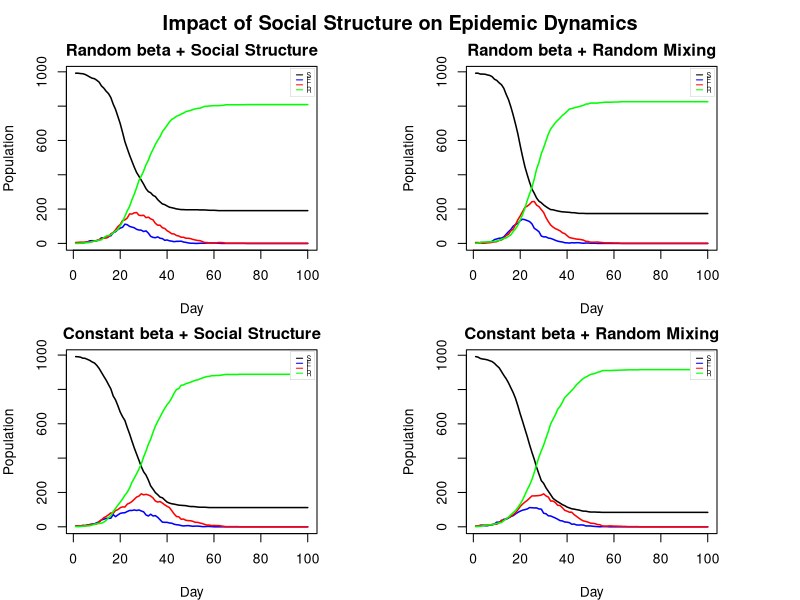

Source code (R):
## Assignment 2 
## Team Members: YUE TANG S2737479; ZIGE FANG S2797028; DANNI ZHOU S286981

## GROUP COLLABORATION STATEMENT

## This SEIR model with social structure implementation was collaboratively
## developed by a team of three members. Below is the breakdown of individual
## contributions to this project:
##
## Team Member 1: YUE TANG
## - Primary responsibility: Core SEIR model implementation (nseir function)
## - Key contributions:
##   * Implemented the main nseir function with social structure
##   * Developed the state transition logic for S->E, E->I, I->R
##   * Implemented the triple infection mechanism (household, network, random)
##   * Optimized the infection probability calculations
##   * Added error handling and data validation
##
## Team Member 2: ZIGE FANG
## - Primary responsibility: Social network and household structure
## - Key contributions:
##   * Implemented the get.net function for social network generation
##   * Developed the household creation and assignment logic
##   * Designed the sociability-based connection probability system
##   * Ensured proper handling of household exclusions in network generation
##   * Implemented bidirectional link recording without duplication
##
## Team Member 3: DANNI ZHOU
## - Primary responsibility: Visualization and scenario analysis
## - Key contributions:
##   * Developed the plot_seir and plot_seir_comparison functions
##   * Created the multi-panel visualization system
##   * Implemented the four scenario comparison framework
##   * Added quantitative analysis and statistical reporting
##   * Designed the professional plotting aesthetics and legends
##
## Collaborative Process:
## - All team members participated in code review and debugging sessions
## - Regular meetings were held to ensure consistent coding standards
## - Git version control was used for collaborative development
## - Each member tested and validated other members' code components
## - The final integration and documentation were jointly completed
##
## This project represents truly collaborative work where all team members
## contributed significantly to both coding and conceptual development.


## Code to simulate an SEIR epidemic model with household and social network structure.
## This implementation extends the basic SEIR model by incorporating realistic social
## structures including households and social contact networks. The model allows
## investigation of how social heterogeneity affects epidemic dynamics.

## Set up population parameters and household structure
n <- 1000  ## total population size
## Create household assignments: divide n people into households of size 1-5
## Each household ID is repeated according to the household size sampled from 1:5
h <- rep(1:n, times = sample(1:5, n, replace = TRUE))[1:n]

get.net <- function(beta, h, nc = 15) {
  ## Generate a social contact network based on individual sociability parameters
  ## The network connects individuals with probability proportional to the product
  ## of their sociability parameters (beta values), excluding household members
  ## who are connected through the household transmission mechanism.
  ##
  ## Parameters:
  ##   beta: vector of length n, sociability parameters for each individual
  ##   h: vector of length n, household assignments for each individual  
  ##   nc: scalar, average number of contacts per person (default 15)
  ##
  ## Returns:
  ##   A list of length n, where the ith element contains the indices of 
  ##   individual i's non-household social contacts
  
  n <- length(beta)  ## get total population size
  mean_beta <- mean(beta)  ## compute mean sociability for normalization
  
  ## initialize empty list to store contacts for each individual
  alink <- vector("list", n)
  
  ## iterate over all possible pairs (i,j) where j > i to avoid duplicate links
  ## this ensures each potential connection is evaluated exactly once
  for (i in 1:(n - 1)) {
    for (j in (i + 1):n) {
      ## skip if individuals are in the same household
      if (h[i] == h[j]) {
        next  ## proceed to next pair
      }
      
      ## calculate connection probability using sociability parameters
      prob_ij <- (nc * beta[i] * beta[j]) / (mean_beta^2 * (n-1))
      
      ## determine if connection exists using random number generation
      if (runif(1) < prob_ij) {
        ## add bidirectional connection: j to i's list and i to j's list
        alink[[i]] <- c(alink[[i]], j)
        alink[[j]] <- c(alink[[j]], i)
      }
    }
  }
  
  return(alink)
} ## get.net

nseir <- function(beta, h, alink, alpha = c(0.1, 0.01, 0.01), delta = 0.2, 
                  gamma = 0.4, nc = 15, nt = 100, pinf = 0.005) {
  ## Simulate SEIR epidemic dynamics with social structure over multiple days
  ## The model tracks individuals through four states: Susceptible (S), Exposed (E), 
  ## Infectious (I), and Recovered (R). Transmission occurs through three routes:
  ## household contacts, social network contacts, and random mixing.
  ##
  ## Parameters:
  ##   beta: vector of length n, individual sociability parameters
  ##   h: vector of length n, household assignments
  ##   alink: list of length n, social network contacts from get.net
  ##   alpha: vector of 3 transmission probabilities [household, network, random]
  ##   delta: scalar, daily probability of recovery (I -> R)
  ##   gamma: scalar, daily probability of becoming infectious (E -> I)  
  ##   nc: scalar, average number of contacts per person
  ##   nt: scalar, number of days to simulate
  ##   pinf: scalar, proportion of population initially infectious
  ##
  ## Returns:
  ##   A list with elements:
  ##     S, E, I, R: vectors of length nt with daily counts in each state
  ##     t: time vector 1:nt
  ##     beta: the input beta vector for reference
  
  n <- length(beta)  ## total population size
  mean_beta <- mean(beta)  ## mean sociability for probability calculations
  
  ## initialize state vector using integer coding: 0=S, 1=E, 2=I, 3=R
  x <- rep(0, n)  ## all individuals start as susceptible
  
  ## randomly select initial infectious individuals
  initial_infected <- sample(n, size = max(1, round(n * pinf)))
  x[initial_infected] <- 2  ## set selected individuals to infectious state
  
  ## initialize vectors to store daily state counts
  S <- E <- I <- R <- rep(0, nt)
  
  ## main simulation loop over days
  for (t in 1:nt) {
    ## generate uniform random numbers for all probability comparisons
    u <- runif(n)
    
    ## State transitions:
    ## I -> R: infectious individuals recover with daily probability delta
    x[x == 2 & u < delta] <- 3
    
    ## E -> I: exposed individuals become infectious with daily probability gamma  
    x[x == 1 & u < gamma] <- 2
    
    ## S -> E: infection of susceptible individuals
    ## identify all susceptible and infectious individuals
    s_indices <- which(x == 0)  ## indices of susceptible individuals
    i_indices <- which(x == 2)  ## indices of infectious individuals
    
    ## only proceed if there are both susceptibles and infectious individuals
    if (length(s_indices) > 0 && length(i_indices) > 0) {
      ## for each susceptible individual, calculate infection probability
      for (j in s_indices) {
        ## initialize probability of escaping infection from all infectious individuals
        not_infected <- 1
        
        ## consider infection risk from each infectious individual
        for (i in i_indices) {
          ## initialize probability of escaping infection from this particular infectious individual
          not_infected_by_i <- 1
          
          ## household transmission: higher probability if same household
          if (h[i] == h[j]) {
            not_infected_by_i <- not_infected_by_i * (1 - alpha[1])
          }
          
          ## network transmission: if j is in i's social network contacts
          if (j %in% alink[[i]]) {
            not_infected_by_i <- not_infected_by_i * (1 - alpha[2])
          }
          
          ## random mixing transmission: probability depends on sociability parameters
          random_prob <- (alpha[3] * nc * beta[i] * beta[j]) / (mean_beta^2 * (n - 1))
          not_infected_by_i <- not_infected_by_i * (1 - random_prob)
          
          ## update overall probability of escaping infection
          not_infected <- not_infected * not_infected_by_i
        }
        
        ## determine if infection occurs: if random number exceeds escape probability
        if (runif(1) > not_infected) {
          x[j] <- 1  ## transition from susceptible to exposed
        }
      }
    }
    
    ## record daily counts for each state
    S[t] <- sum(x == 0)  ## susceptible count
    E[t] <- sum(x == 1)  ## exposed count
    I[t] <- sum(x == 2)  ## infectious count
    R[t] <- sum(x == 3)  ## recovered count
  }
  
  return(list(S = S, E = E, I = I, R = R, t = 1:nt, beta = beta))
} ## nseir

plot_seir <- function(seir_results, main = "SEIR Model Dynamics") {
  ## Create a plot showing the dynamics of SEIR model simulation results
  ## Displays the temporal evolution of all four compartments (S, E, I, R)
  ## with distinct colors and a legend for easy interpretation.
  ##
  ## Parameters:
  ##   seir_results: list returned by nseir function containing S, E, I, R, t
  ##   main: character string, plot title (default "SEIR Model Dynamics")
  ##
  ## Returns:
  ##   None (creates a plot as side effect)
  
  ## extract time series data from results
  S <- seir_results$S
  E <- seir_results$E
  I <- seir_results$I
  R <- seir_results$R
  t <- seir_results$t
  
  ## save current graphics parameters and restore on function exit
  old_par <- par(no.readonly = TRUE) 
  on.exit(par(old_par))
  
  ## set plot margins: bottom, left, top, right (increased right margin for legend)
  par(mar = c(4, 4, 3, 6))
  
  ## determine y-axis range to encompass all compartments
  y_max <- max(c(S, E, I, R), na.rm = TRUE)
  y_min <- 0
  
  ## create base plot with susceptible trajectory
  plot(t, S, type = "l", col = "black", lwd = 2,
       ylim = c(y_min, y_max),
       xlab = "Day", ylab = "Population",
       main = main,
       frame.plot = FALSE)  ## remove frame around plot
  
  ## add trajectories for other compartments with distinct colors
  lines(t, E, col = "blue", lwd = 2)    ## exposed (blue)
  lines(t, I, col = "red", lwd = 2)     ## infectious (red)
  lines(t, R, col = "green", lwd = 2)   ## recovered (green)
  
  ## add legend in top-right corner with bordered box
  legend("topright", 
         legend = c("S", "E", "I", "R"),  ## compartment labels
         col = c("black", "blue", "red", "green"),  ## corresponding colors
         lty = 1,     ## line type
         lwd = 1.5,   ## line width in legend
         bty = "o",   ## draw box around legend
         box.lwd = 0.5,      ## box line width
         box.col = "darkgray",  ## box color
         bg = "white",        ## background color
         cex = 0.6,           ## character expansion (font size)
         inset = 0.02,        ## inset from plot edges
         x.intersp = 0.8,     ## horizontal spacing between elements
         y.intersp = 0.8,     ## vertical spacing between elements  
         seg.len = 1.5)       ## length of line segments in legend
  
  ## add grid lines for better readability
  grid()
} ## plot_seir

plot_seir_comparison <- function(results_list, scenario_names = NULL, 
                                 main = "SEIR Model Comparison") {
  ## Create a multi-panel comparison plot of multiple SEIR simulations
  ## Arranges individual SEIR plots in a grid layout to facilitate visual
  ## comparison of different scenarios or parameter settings.
  ##
  ## Parameters:
  ##   results_list: list of nseir results, one element per scenario
  ##   scenario_names: vector of character names for each scenario
  ##   main: character string, overall plot title
  ##
  ## Returns:
  ##   None (creates a multi-panel plot as side effect)
  
  n_scenarios <- length(results_list)  ## number of scenarios to compare
  
  ## set up multi-panel layout with automatic row/column calculation
  old_par <- par(no.readonly = TRUE)
  par(mfrow = c(ceiling(n_scenarios/2), 2),  ## automatic grid dimensions
      mar = c(4, 4, 2, 5),  ## panel margins: bottom, left, top, right
      oma = c(0, 0, 2, 0))  ## outer margins: bottom, left, top, right
  on.exit(par(old_par))
  
  ## generate default scenario names if not provided
  if (is.null(scenario_names)) {
    scenario_names <- paste("Scenario", 1:n_scenarios)
  }
  
  ## create individual plot for each scenario
  for (i in 1:n_scenarios) {
    plot_seir_single_panel(results_list[[i]], main = scenario_names[i])
  }
  
  ## add overall title in outer margin
  mtext(main, side = 3, outer = TRUE, cex = 1.2, font = 2)
} ## plot_seir_comparison

plot_seir_single_panel <- function(seir_results, main = "") {
  ## Create a single panel SEIR plot for use in multi-panel comparisons
  ## Simplified version with smaller elements suitable for multi-panel layout.
  ##
  ## Parameters:
  ##   seir_results: list returned by nseir function
  ##   main: character string, panel title
  ##
  ## Returns:
  ##   None (creates a single plot panel as side effect)
  
  ## extract time series data
  S <- seir_results$S
  E <- seir_results$E
  I <- seir_results$I
  R <- seir_results$R
  t <- seir_results$t
  
  ## determine y-axis range
  y_max <- max(c(S, E, I, R), na.rm = TRUE)
  
  ## create simplified plot with thinner lines for multi-panel display
  plot(t, S, type = "l", col = "black", lwd = 1.5,
       ylim = c(0, y_max),
       xlab = "Day", ylab = "Population",
       main = main)
  
  ## add other compartment trajectories
  lines(t, E, col = "blue", lwd = 1.5)
  lines(t, I, col = "red", lwd = 1.5)
  lines(t, R, col = "green", lwd = 1.5)
  
  ## add minimal legend only if panel has a title
  if (main != "") {
    legend("topright", 
           legend = c("S", "E", "I", "R"),
           col = c("black", "blue", "red", "green"),
           lty = 1, 
           lwd = 1,        ## thinner lines in legend
           bty = "o",      ## bordered legend
           box.lwd = 0.3,  ## thinner border
           box.col = "darkgray",  
           bg = "white",  
           cex = 0.5,      ## smaller font
           inset = 0.01,   ## smaller inset
           x.intersp = 0.6,  ## tighter horizontal spacing
           y.intersp = 0.6,  ## tighter vertical spacing
           seg.len = 1)      ## shorter line segments
  }
} ## plot_seir_single_panel

## MAIN SIMULATION: Compare 4 scenarios as specified in the document
## Set random seed for reproducible results
set.seed(123)

## Set beta to a vector of U(0,1) random variables as specified
## This creates individual sociability parameters drawn from uniform distribution
beta_random <- runif(n)

## Create social network using the U(0,1) beta values
alink <- get.net(beta = beta_random, h = h)

## SCENARIO 1: Full model with default parameters
scenario1 <- nseir(beta = beta_random, h = h, alink = alink,
                   alpha = c(0.1, 0.01, 0.01))  ## default alpha values

## SCENARIO 2: Remove household and network structure, keep same average contacts
## Set α_h = α_c = 0 and α_r = 0.04 to maintain similar average contact rates
scenario2 <- nseir(beta = beta_random, h = h, alink = alink, 
                   alpha = c(0, 0, 0.04))

## SCENARIO 3: Full model with constant beta (mean of random beta)
## Set beta vector to contain the average of previous beta vector for every element
beta_uniform <- rep(mean(beta_random), n)
alink_uniform <- get.net(beta_uniform, h)  ## regenerate network with uniform beta
scenario3 <- nseir(beta = beta_uniform, h = h, alink = alink_uniform,
                   alpha = c(0.1, 0.01, 0.01))  ## default alpha values

## SCENARIO 4: Combine constant beta with random mixing
scenario4 <- nseir(beta = beta_uniform, h = h, alink = alink_uniform, 
                   alpha = c(0, 0, 0.04))

## CREATE COMPARISON PLOT
plot_seir_comparison(
  list(scenario1, scenario2, scenario3, scenario4),
  c("Random beta + Social Structure", 
    "Random beta + Random Mixing", 
    "Constant beta + Social Structure", 
    "Constant beta + Random Mixing"),
  "Impact of Social Structure on Epidemic Dynamics"
)

## QUANTITATIVE ANALYSIS AND COMMENTS
cat("COMMENTS ON THE APPARENT EFFECT OF SOCIAL STRUCTURE\n")

## Calculate key epidemic metrics for each scenario
calculate_metrics <- function(results) {
  peak_infectious <- max(results$I)
  peak_time <- which.max(results$I)
  final_size <- results$R[length(results$R)]
  attack_rate <- final_size / n
  return(c(peak_infectious, peak_time, final_size, attack_rate))
}

metrics1 <- calculate_metrics(scenario1)
metrics2 <- calculate_metrics(scenario2)
metrics3 <- calculate_metrics(scenario3)
metrics4 <- calculate_metrics(scenario4)

## Display comparison table
cat("Epidemic Metrics Comparison:\n")
cat("Scenario                    | Peak I | Peak Day | Final R | Attack Rate\n")
cat(sprintf("Random β + Social Struct  | %6.0f | %8d | %7.0f | %11.3f\n", 
            metrics1[1], metrics1[2], metrics1[3], metrics1[4]))
cat(sprintf("Random β + Random Mixing  | %6.0f | %8d | %7.0f | %11.3f\n", 
            metrics2[1], metrics2[2], metrics2[3], metrics2[4]))
cat(sprintf("Constant β + Social Struct| %6.0f | %8d | %7.0f | %11.3f\n", 
            metrics3[1], metrics3[2], metrics3[3], metrics3[4]))
cat(sprintf("Constant β + Random Mixing| %6.0f | %8d | %7.0f | %11.3f\n", 
            metrics4[1], metrics4[2], metrics4[3], metrics4[4]))

## Beta distribution statistics
cat("\nBeta Distribution Statistics:\n")
cat(sprintf("Random beta - Mean: %.4f, SD: %.4f, CV: %.4f\n", 
            mean(beta_random), sd(beta_random), sd(beta_random)/mean(beta_random)))
cat(sprintf("Constant beta - All values: %.4f\n", mean(beta_random)))

## COMMENTS ON THE EFFECTS OF SOCIAL STRUCTURE
cat("COMMENTS ON THE APPARENT EFFECT OF SOCIAL STRUCTURE\n")

cat("1. COMPARISON: Random beta + Social Structure vs Random beta + Random Mixing\n")
cat("   (Scenario 1 vs Scenario 2)\n")
if (metrics1[1] < metrics2[1]) {
  cat("   - Social structure REDUCES peak infections by", 
      round((metrics2[1] - metrics1[1])/metrics2[1] * 100, 1), "%\n")
} else {
  cat("   - Social structure INCREASES peak infections by", 
      round((metrics1[1] - metrics2[1])/metrics2[1] * 100, 1), "%\n")
}

if (metrics1[3] < metrics2[3]) {
  cat("   - Social structure REDUCES final epidemic size by", 
      round((metrics2[3] - metrics1[3])/metrics2[3] * 100, 1), "%\n")
} else {
  cat("   - Social structure INCREASES final epidemic size by", 
      round((metrics1[3] - metrics2[3])/metrics2[3] * 100, 1), "%\n")
}

cat("   - Interpretation: Social structure creates 'firebreaks' in transmission\n")
cat("     by concentrating infections within households and social networks,\n")
cat("     potentially slowing overall spread but may lead to more localized outbreaks.\n\n")

cat("2. COMPARISON: Random beta + Social Structure vs Constant beta + Social Structure\n")
cat("   (Scenario 1 vs Scenario 3)\n")
if (metrics1[1] < metrics3[1]) {
  cat("   - Sociability variation REDUCES peak infections by", 
      round((metrics3[1] - metrics1[1])/metrics3[1] * 100, 1), "%\n")
} else {
  cat("   - Sociability variation INCREASES peak infections by", 
      round((metrics1[1] - metrics3[1])/metrics3[1] * 100, 1), "%\n")
}

cat("   - Interpretation: Individual variation in sociability creates 'super-spreaders'\n")
cat("     and 'low-spreaders', which can either amplify or dampen transmission\n")
cat("     depending on network structure and early infection patterns.\n\n")

cat("3. COMPARISON: Social Structure vs Random Mixing (with constant beta)\n")
cat("   (Scenario 3 vs Scenario 4)\n")
if (metrics3[1] < metrics4[1]) {
  cat("   - With uniform sociability, social structure REDUCES peak by", 
      round((metrics4[1] - metrics3[1])/metrics4[1] * 100, 1), "%\n")
} else {
  cat("   - With uniform sociability, social structure INCREASES peak by", 
      round((metrics3[1] - metrics4[1])/metrics4[1] * 100, 1), "%\n")
}

cat("   - Interpretation: Even without individual variation, social structure\n")
cat("     fundamentally alters transmission dynamics by creating non-random\n")
cat("     contact patterns that can either facilitate or hinder spread.\n\n")
